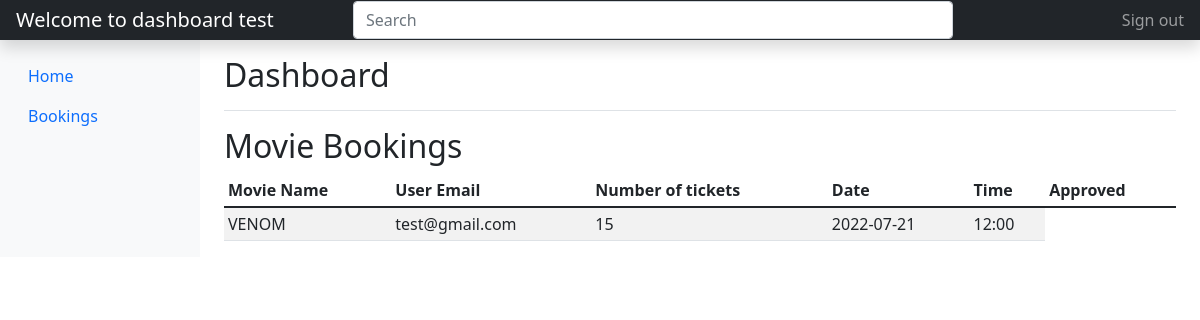
Screenshot of /mms/bookings.php (signed in) with the database file from the repository.
### tables this page shows
CREATE TABLE `bookings` (
  `id` int(255) NOT NULL,
  `user_id` int(255) NOT NULL,
  `movie_id` int(255) NOT NULL,
  `nr_tickets` int(255) NOT NULL,
  `date` varchar(255) NOT NULL,
  `time` varchar(255) NOT NULL
);

CREATE TABLE `movies` (
  `id` int(255) NOT NULL,
  `movie_name` varchar(255) NOT NULL,
  `movie_desc` varchar(255) NOT NULL,
  `movie_quality` varchar(255) NOT NULL,
  `movie_rating` int(255) NOT NULL,
  `movie_image` varchar(255) NOT NULL
);

CREATE TABLE `users` (
  `id` int(255) NOT NULL,
  `emri` varchar(255) NOT NULL,
  `username` varchar(255) NOT NULL,
  `email` varchar(255) NOT NULL,
  `password` varchar(255) NOT NULL,
  `confirm_password` varchar(255) NOT NULL,
  `is_admin` varchar(255) NOT NULL
);

### mms/bookings.php (the view, shortened to what this page needs)
<?php
   include_once('config.php');
   $user_id = $_SESSION['id'];
   if ($_SESSION['is_admin'] == 'true') {
     $sql = "SELECT movies.movie_name, users.email,bookings.id, bookings.nr_tickets, bookings.date,bookings.time FROM movies
     INNER JOIN bookings ON movies.id = bookings.movie_id
     INNER JOIN users ON users.id = bookings.user_id";
    $selectBookings = $conn->prepare($sql);
    $selectBookings->execute();
    $bookings_data = $selectBookings->fetchAll();
   }else {
      $sql = "SELECT movies.movie_name, users.email, bookings.nr_tickets, bookings.date, bookings.time
            FROM movies INNER JOIN bookings ON movies.id = bookings.movie_id
            INNER JOIN users ON users.id = bookings.user_id WHERE bookings.user_id = :user_id";
    $selectBookings = $conn->prepare($sql);
    $selectBookings->bindParam(':user_id',$user_id);
    $selectBookings->execute();
    $bookings_data = $selectBookings->fetchAll();
   }
 ?>
 <!DOCTYPE html>
 <html>
 <head>
 	<link href="https://cdn.jsdelivr.net/npm/bootstrap@5.1.3/dist/css/bootstrap.min.css" rel="stylesheet">
 </head>
 <body>
 <header class="navbar navbar-dark sticky-top bg-dark flex-md-nowrap p-0 shadow">
  <a class="navbar-brand col-md-3 col-lg-2 me-0 px-3" href="#"><?php echo "Welcome to dashboard ".$_SESSION['username']; ?></a>
  <input class="form-control form-control-dark w-50" type="text" placeholder="Search" aria-label="Search">
  <div class="navbar-nav">
    <div class="nav-item text-nowrap">
      <a class="nav-link px-3" href="logout.php">Sign out</a>
    </div>
  </div>
</header>
<div class="container-fluid">
  <div class="row">
    <nav id="sidebarMenu" class="col-md-3 col-lg-2 d-md-block bg-light sidebar collapse">
      <div class="position-sticky pt-3">
      <ul class="nav flex-column">
           <?php if ($_SESSION['is_admin'] == 'true') { ?>
            <li class="nav-item">
              <a class="nav-link" href="home.php">
                <span data-feather="file"></span>
                Home
              </a>
            </li>
          <li class="nav-item">
            <a class="nav-link active" aria-current="page" href="dashboard.php">
              <span data-feather="home"></span>
              Dashboard
            </a>
          </li>
          <li class="nav-item">
            <a class="nav-link" href="list_movies.php">
              <span data-feather="file"></span>
              Movies
            </a>
          </li>
          <li class="nav-item">
            <a class="nav-link" href="bookings.php">
              <span ></span>
              Bookings
            </a>
          </li>
        <?php }else{ ?>
          <li class="nav-item">
              <a class="nav-link" href="home.php">
                Home
              </a>
            </li>
            <li class="nav-item">
            <a class="nav-link" href="bookings.php">
              Bookings
            </a>
          </li>
        </ul>
        <?php }?>
      </div>
    </nav>
    <main class="col-md-9 ms-sm-auto col-lg-10 px-md-4">
      <div class="d-flex justify-content-between flex-wrap flex-md-nowrap align-items-center pt-3 pb-2 mb-3 border-bottom">
        <h1 class="h2">Dashboard</h1>
      </div>
      <h2>Movie Bookings</h2>
      <div class="table-responsive">
        <table class="table table-striped table-sm">
          <thead>
            <tr>
              <th scope="col">Movie Name</th>
              <th scope="col">User Email</th>
              <th scope="col">Number of tickets</th>
              <th scope="col">Date</th>
              <th scope="col">Time</th>
              <th scope="col">Approved</th>
            </tr>
          </thead>
          <tbody>
          <?php if ($_SESSION['is_admin'] == 'true') { ?>
            <?php foreach ($bookings_data as $booking_data) { ?>
               <tr>
                <td><?php echo $booking_data['movie_name']; ?></td>
                <td><?php echo $booking_data['email']; ?></td>
                <td><?php echo $booking_data['nr_tickets']; ?></td>
                <td><?php echo $booking_data['date']; ?></td>
                <td><?php echo $booking_data['time']; ?></td>
                <td><a href="approve.php?id=<?= $booking_data['id'];?>">Approve</a></td>
                <td><a href="decline.php?id=<?= $booking_data['id'];?>">Decline</a></td>
              </tr>
           <?php }}else{ ?>
            <?php foreach ($bookings_data as $booking_data) { ?>
            <tr>
            <td><?php echo $booking_data['movie_name']; ?></td>
            <td><?php echo $booking_data['email']; ?></td>
            <td><?php echo $booking_data['nr_tickets']; ?></td>
            <td><?php echo $booking_data['date']; ?></td>
            <td><?php echo $booking_data['time']; ?></td>
           </tr>
           <?php } ?>
          <?php } ?>
          </tbody>
        </table>
      </div>
    </main>
  </div>
</div>
  </body>
</html>
 </body>
 </html>

### rows the page displays
bookings: movie.movie_name "VENOM", user.email "test@gmail.com", nr_tickets "15", date "2022-07-21", time "12:00"

### other values shown
$_SESSION['username'] "test"
